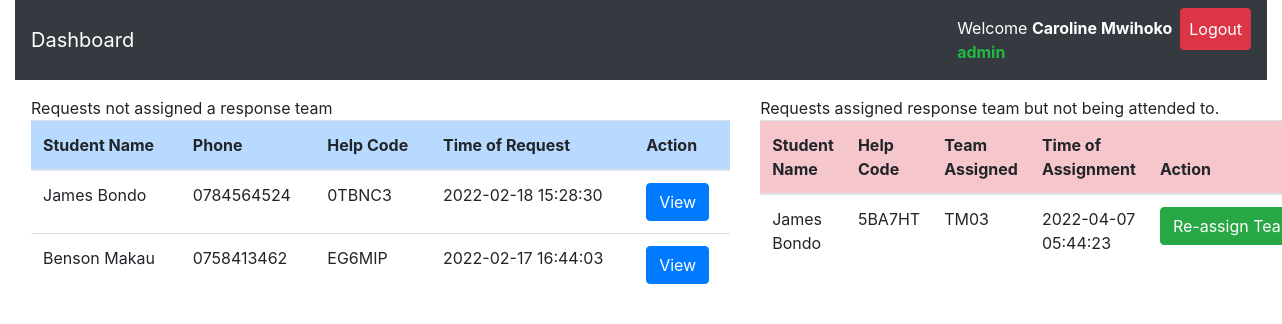
The app's page /admin/inqueue.php (signed in), older data.
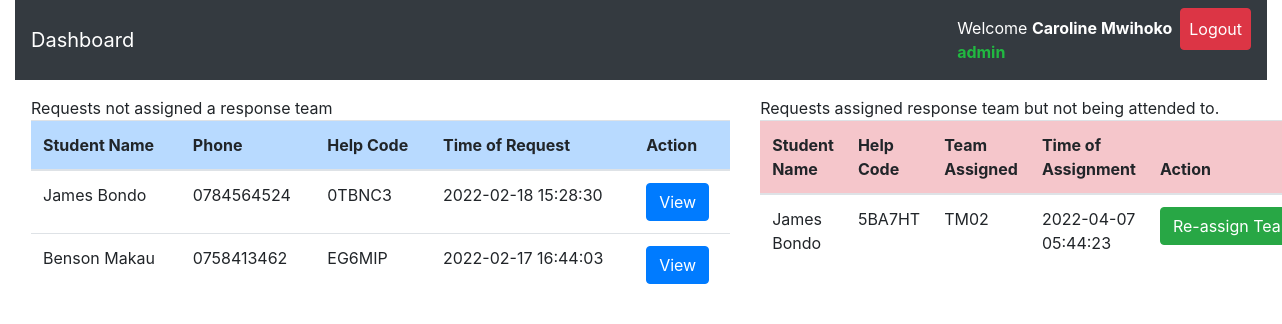
The same page, newer data.
### tables this page shows
CREATE TABLE `request_status` (
  `id` int(11) NOT NULL,
  `helpID` varchar(50) NOT NULL,
  `ip_address` varchar(100) NOT NULL,
  `request_latitude` varchar(50) NOT NULL,
  `request_longitude` varchar(50) NOT NULL,
  `status` varchar(50) DEFAULT 'Pending',
  `admNo` varchar(255) NOT NULL,
  `timestamp` datetime NOT NULL DEFAULT CURRENT_TIMESTAMP
);

CREATE TABLE `student_details` (
  `regNum` varchar(255) NOT NULL,
  `firstname` varchar(255) NOT NULL,
  `lastname` varchar(255) NOT NULL,
  `emailaddress` varchar(255) NOT NULL,
  `phonenumber` varchar(15) NOT NULL,
  `password` varchar(255) NOT NULL,
  `date` datetime NOT NULL DEFAULT CURRENT_TIMESTAMP
);

CREATE TABLE `rescue_team_tasks` (
  `id` int(10) NOT NULL,
  `task_help_code` varchar(50) NOT NULL,
  `rescue_team_id` varchar(50) NOT NULL,
  `assigning_admin_id` varchar(50) NOT NULL,
  `team_status` varchar(255) NOT NULL DEFAULT 'Unassigned',
  `assignment_time` datetime NOT NULL DEFAULT CURRENT_TIMESTAMP
);

### admin/inqueue.php (the view, shortened to what this page needs)
<?php
include 'server.php';
?>
<!DOCTYPE html>
<html lang="en">
<?php
include 'header.php';
?>
  <body>
    <div class="container-fluid" id="mynav">
  <nav class="navbar navbar-expand-lg navbar-dark bg-dark">
  <a class="navbar-brand" href="#">Dashboard</a>
  <div class="collapse navbar-collapse" id="navbarSupportedContent">
    <ul class="navbar-nav ml-auto">
      <?php
     if($_SESSION['admin_id']){ ?>
      <li class="nav-item active">
      <a class="nav-link" href="javascript:void(0)">
      <?php echo "Welcome ". "<strong style='color:white;'>".$_SESSION['admin_firstname']." ".$_SESSION['admin_lastname']."</strong>  <br>"."<strong style='color:#21B941;'> ".$_SESSION['admin_rank']."</strong>";  ?> </a>
      </li>
      <li class="nav-item active">
        <a class="nav-link btn btn-danger" href="logout.php">Logout </a>
      </li>
         <?php
  }
 ?>
    </ul>
  </div>
</nav>
</div>
  <div class="row m-3">
    <div class="col-md-7">
<div class="table-responsive-lg">
    <table class="table">
        <thead>
            <tr >
              <th scope="col" class="table-primary">Student Name</th>
              <th scope="col" class="table-primary">Phone</th>
              <th scope="col" class="table-primary">Help Code</th>
              <th scope="col" class="table-primary">Time of Request</th>
              <th scope="col" class="table-primary">Action</th>
            </tr>
          </thead>
          <tbody>
    <?php
    if($_SESSION['admin_id']){
        $data_fetch_query = "SELECT request_status.id, request_status.helpID,request_status.status,
        request_status.admNo,request_status.timestamp,student_details.regNum,student_details.regNum,
        student_details.firstname,student_details.lastname,student_details.phonenumber
        FROM request_status
        INNER JOIN student_details ON request_status.admNo = student_details.regNum  WHERE request_status.status ='Pending' order by request_status.timestamp DESC;";
        $data_result = mysqli_query($db, $data_fetch_query);
        if ($data_result->num_rows > 0){
            while($row = $data_result->fetch_assoc()) {
            $help_code=$row["helpID"];
        echo "<tr> <td>" .$row["firstname"]. " ".$row["lastname"]. "</td>";
        echo "<td>" .$row["phonenumber"]."</td>";
        echo "<td>" .$row["helpID"]."</td>";
        echo "<td>" .$row["timestamp"]."</td>";
        echo "<td>
        <form method ='POST' action='server.php'>
        <input  type='text' hidden name='help_code' value='$help_code'>
        <input type='submit' value='View' name='view-btn' class='btn btn-primary'>
        </form>
        </td> </tr>";
        }
        }else{
        echo "<td>"."No Requests Found"."</td>";
        }
        } else{
            echo "<td>"."No Data Found"."</td>";
        }
?>
          </tbody>
    </table>
  </div>
  </div>
  <div class="col-md-5">
    <div class="table-responsive-lg">
        <table class="table">
            <thead>
                <tr >
                  <th scope="col" class="table-danger">Student Name</th>
                  <th scope="col" class="table-danger">Help Code</th>
                  <th scope="col" class="table-danger">Team Assigned</th>
                  <th scope="col" class="table-danger">Time of Assignment</th>
                  <th scope="col" class="table-danger">Action</th>
                </tr>
              </thead>
              <tbody>
        <?php
        if($_SESSION['admin_id']){
          $data_fetch_query = "SELECT request_status.id, request_status.helpID,request_status.status,
          request_status.admNo,request_status.timestamp,student_details.regNum,student_details.regNum,
          student_details.firstname,student_details.lastname,student_details.phonenumber, rescue_team_tasks.*
          FROM request_status
          INNER JOIN student_details ON request_status.admNo = student_details.regNum
          INNER JOIN rescue_team_tasks ON request_status.helpID = rescue_team_tasks.task_help_code
          WHERE request_status.status ='Assigned' order by request_status.timestamp DESC;";
            $data_result = mysqli_query($db, $data_fetch_query);
            if ($data_result->num_rows > 0){
                while($row = $data_result->fetch_assoc()) {
                $help_code=$row["helpID"];
            echo "<tr> <td>" .$row["firstname"]. " ".$row["lastname"]. "</td>";
            echo "<td>" .$row["helpID"]."</td>";
            echo "<td>" .$row["rescue_team_id"]."</td>";
            echo "<td>" .$row["assignment_time"]."</td>";
            echo "<td>
            <form method ='POST' action='server.php'>
            <input hidden type='text' name='help_code_2' value='$help_code'>
            <input type='submit' name='reassign-btn' value='Re-assign Team' class='btn btn-success'>
            </form>
            </td> </tr>";
            }
            }else{
            echo "<td>"."No Data is available"."</td>";
            }
            } else{
                echo "<td>"."No Data Found"."</td>";
            }
    ?>
              </tbody>
        </table>
      </div>
      </div>
</div>
  </body>
</html>

### admin/header.php (shortened to what this page needs)
<head>
    <link rel="stylesheet" href="https://cdnjs.cloudflare.com/ajax/libs/font-awesome/6.0.0/css/all.min.css" />
    <link rel="stylesheet" href="https://maxcdn.bootstrapcdn.com/bootstrap/4.0.0/css/bootstrap.min.css">
    <link rel="stylesheet" href="./static/css/style.css" />
  </head>

Row changes from the older to the newer data that the page shows:
changed through a linked row, request_status "5BA7HT": rescue_team_tasks.rescue_team_id "TM03" → "TM02"
